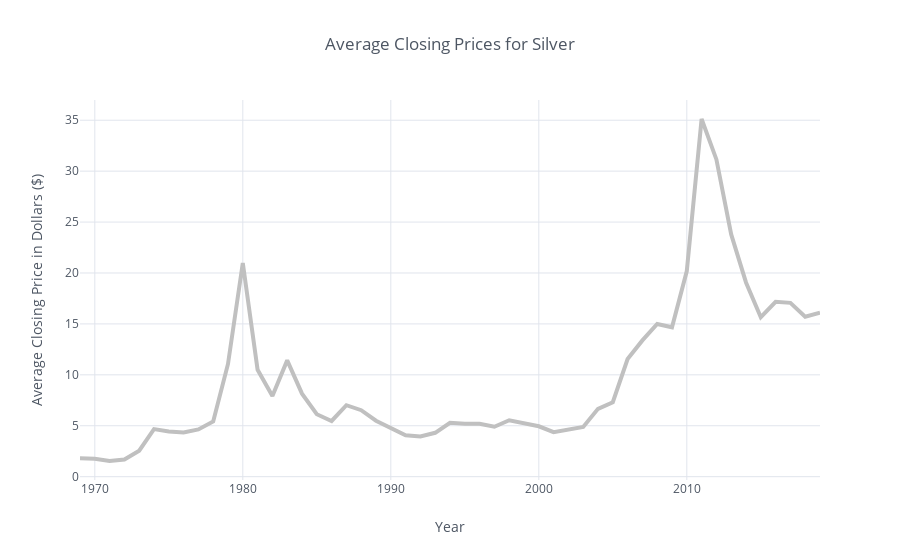

Notebook cell for this chart:
### Code cell
precious_metals_avg_cls[['Average Closing, Silver']]\
.iplot(kind='line', xTitle='Year', color='#C0C0C0',
                  yTitle='Average Closing Price in Dollars ($)', 
       title='Average Closing Prices for Silver', width=4)

### Figure 1 — Plotly figure (JSON) as saved in the notebook; plotly's stock layout.template omitted (floating-point values rounded to 4 significant figures)
{"data": [{"line": {"color": "rgba(192, 192, 192, 1.0)", "dash": "solid", "shape": "linear", "width": 4}, "mode": "lines", "name": "Average Closing, Silver", "text": "", "type": "scatter", "uid": "30b290c1-f53a-432f-9dfe-5f34b7ca470c", "x": [2019, 2018, 2017, 2016, 2015, 2014, 2013, 2012, 2011, 2010, 2009, 2008, 2007, 2006, 2005, 2004, 2003, 2002, 2001, 2000, 1999, 1998, 1997, 1996, 1995, 1994, 1993, 1992, 1991, 1990, 1989, 1988, 1987, 1986, 1985, 1984, 1983, 1982, 1981, 1980, 1979, 1978, 1977, 1976, 1975, 1974, 1973, 1972, 1971, 1970, 1969], "y": [16.1, 15.71, 17.07, 17.17, 15.66, 19.07, 23.79, 31.15, 35.12, 20.19, 14.67, 14.99, 13.38, 11.55, 7.31, 6.66, 4.88, 4.6, 4.37, 4.95, 5.22, 5.54, 4.9, 5.2, 5.2, 5.29, 4.31, 3.95, 4.06, 4.83, 5.5, 6.53, 7.02, 5.47, 6.13, 8.15, 11.42, 7.92, 10.49, 20.98, 11.07, 5.42, 4.64, 4.35, 4.43, 4.67, 2.55, 1.68, 1.54, 1.77, 1.8]}], "layout": {"legend": {"bgcolor": "#FFFFFF", "font": {"color": "#4D5663"}}, "paper_bgcolor": "#FFFFFF", "plot_bgcolor": "#FFFFFF", "title": "Average Closing Prices for Silver", "titlefont": {"color": "#4D5663"}, "xaxis": {"gridcolor": "#E1E5ED", "showgrid": true, "tickfont": {"color": "#4D5663"}, "title": "Year", "titlefont": {"color": "#4D5663"}, "zerolinecolor": "#E1E5ED"}, "yaxis": {"gridcolor": "#E1E5ED", "showgrid": true, "tickfont": {"color": "#4D5663"}, "title": "Average Closing Price in Dollars ($)", "titlefont": {"color": "#4D5663"}, "zerolinecolor": "#E1E5ED"}}}
